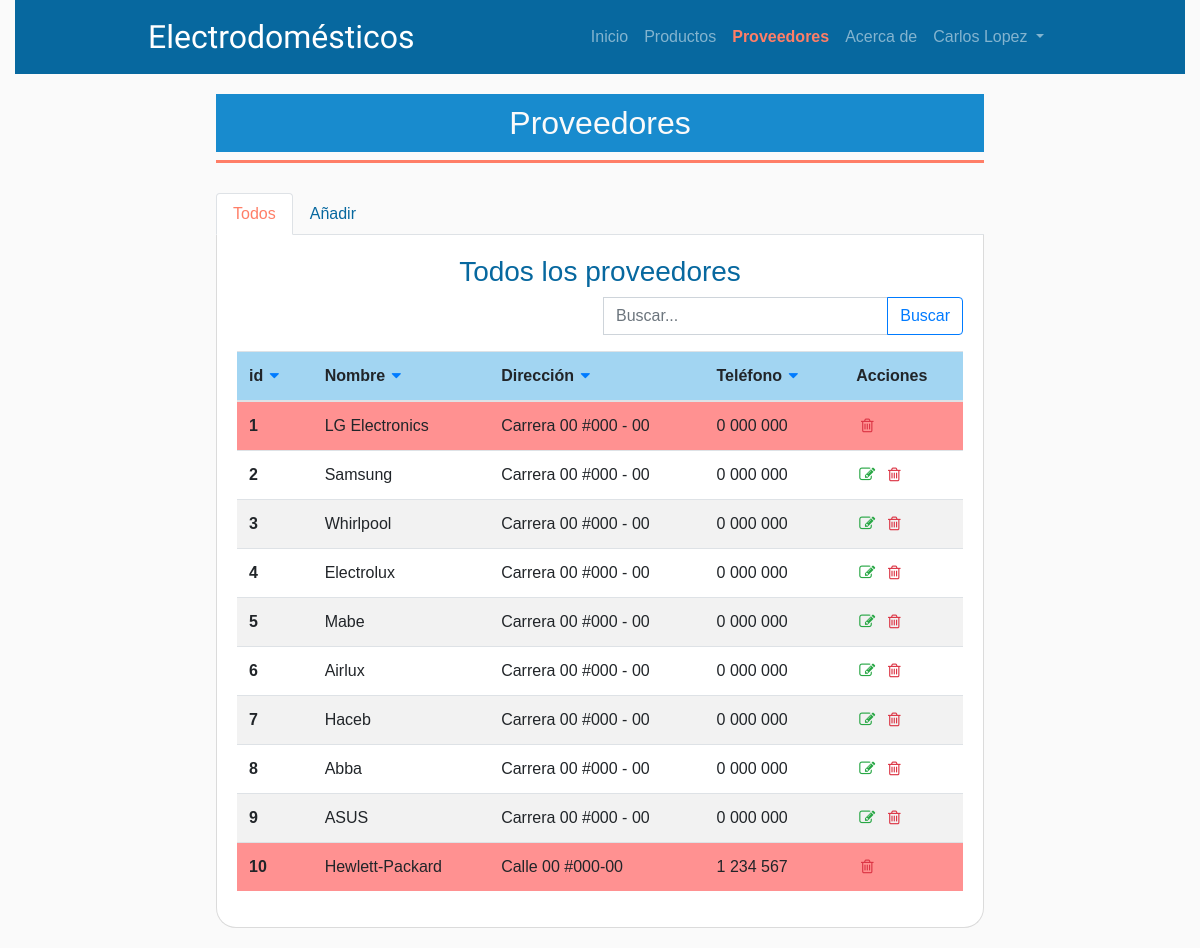
/proveedores (signed in), run on the app's committed database.
### app/models.py (models this page shows, shortened)
class Usuario(db.Model, UserMixin):
    __tablename__ = "usuarios"
    id = db.Column(db.Integer, primary_key=True)
    nombre = db.Column(db.String(50), nullable=False)
    apellido = db.Column(db.String(50), nullable=False)
    correo = db.Column(db.String(100), unique=True, nullable=False)
    contrasena = db.Column(db.String(94), nullable=False)
    rol = db.Column(db.String(5), default='user')
    created_at = db.Column(db.DateTime(), default=datetime.datetime.now())
    movimientos = db.relationship('Movimiento', lazy='dynamic')
    @property
    def password(self):
        pass
    def __str__(self):
        return f"{self.nombre} {self.apellido}"
    @classmethod
    def get_by_id(cls, id):
        return Usuario.query.filter_by(id=id).first()

class Proveedor(db.Model):
    __tablename__ = 'proveedores'
    id = db.Column(db.Integer, primary_key=True)
    nombre = db.Column(db.String(50), nullable=False)
    direccion = db.Column(db.String(50), nullable=True)
    telefono = db.Column(db.String(15), nullable=False)
    estado = db.Column(db.String(10), default='activo')
    productos = db.relationship('Producto', lazy='dynamic')
    @classmethod
    def get_all(cls):
        return Proveedor.query.all()

### app/views.py (the view, shortened to what this page needs)
@page.route('/proveedores', methods=['GET', 'POST'])
@login_required
def proveedores():
    if request.args.get('panel'):
        panel = request.args.get('panel')
    else:
        panel = 'todos'
    proveedores = Proveedor.get_all()
    form = ProviderForm(request.form)
    return render_template('proveedor/index.html', title='Proveedores', proveedores_active='item-active',
                            proveedores=proveedores, panel=panel, form=form)

### app/forms.py
class ProviderForm(Form):
    nombre = StringField('Nombre', [
        validators.length(min=4, max=50, message='Nombre fuera de rango.'),
        validators.DataRequired(message='El nombre es requerido.')
    ])
    direccion = StringField('Dirección', [
        validators.length(min=6, max=50, message='Direccion fuera de rango de caracteres.')
    ])
    telefono = StringField('Teléfono', [
        validators.length(min=4, max=15, message='Teléfono fuera de rango.'),
        validators.DataRequired(message='El teléfono es requerido.')
    ])

### app/views.py (called while the page is built)
@login_manager.user_loader
def load_user(id):
    return Usuario.get_by_id(id)

### app/templates/proveedor/index.html (shortened to what this page needs)
{% from 'helpers/_forms.html' import render_field %}
{% extends 'layout.html' %}
{% block main_content %}
<div class="container-box">
    <a href="{{ url_for('page.proveedores') }}"><h2 class="text-center">Proveedores</h2></a>
    <div class="divisor-line orange"></div>
    <nav>
        <div class="nav nav-tabs" id="nav-tab" role="tablist">
            {%if panel != 'añadir' %}
            <a class="nav-item nav-link active" id="nav-home-tab" data-toggle="tab" href="#nav-home" role="tab"
                aria-controls="nav-home" aria-selected="true">Todos</a>
            <a class="nav-item nav-link" id="nav-profile-tab" data-toggle="tab" href="#nav-profile" role="tab"
                aria-controls="nav-profile" aria-selected="false">Añadir</a>
            {% endif %}
        </div>
    </nav>
    <div class="tab-content" id="nav-tabContent">
        {% if panel and panel != 'añadir' %}
        <div class="tab-pane fade show active" id="nav-home" role="tabpanel" aria-labelledby="nav-general-tab">
        {% else %}
        <div class="tab-pane fade" id="nav-home" role="tabpanel" aria-labelledby="nav-general-tab">
        {% endif %}
            <div class="nav-content">
                <h3 class="text-center">Todos los proveedores</h3>
                <form method="POST" name="search-form">
                    <div class="input-group mb-3">
                        <input type="search" class="form-control" name="buscar" placeholder="Buscar..." aria-label="Buscar..."
                            aria-describedby="button-addon2">
                        <div class="input-group-append">
                            <input class="btn btn-outline-primary" type="submit" id="button-addon2" value="Buscar">
                        </div>
                    </div>
                </form>
                <div class="table-responsive">
                    <table class="table table-striped">
                        <thead class="thead-color">
                            <tr>
                                <th scope="col">id<a href="" class="icon-down-dir"></a></th>
                                <th scope="col">Nombre<a href="" class="icon-down-dir"></a></th>
                                <th scope="col">Dirección<a href="" class="icon-down-dir"></a></th>
                                <th scope="col">Teléfono<a href="" class="icon-down-dir"></a></th>
                                <th scope="col">Acciones</th>
                            </tr>
                        </thead>
                        <tbody>
                            {% for proveedor in proveedores %}
                            {% if proveedor.estado == 'activo' %}
                            <tr>
                            {% else %}
                            <tr class="table-row-deactivate">
                            {% endif %}
                                <th scope="row">{{ proveedor.id }}</th>
                                <td>{{ proveedor.nombre }}</td>
                                <td>{{ proveedor.direccion }}</td>
                                <td>{{ proveedor.telefono }}</td>
                                <td>
                                    {% if proveedor.estado == 'activo' %}
                                    <a href="{{ url_for('page.editar_proveedor', proveedor_id=proveedor.id) }}" data-toggle="tooltip" data-placement="top"
                                        title="Editar proveedor">
                                        <span class="icon-edit text-success"></span>
                                    </a>
                                    {% endif %}
                                    <a href="{{ url_for('page.eliminar_proveedor', proveedor_id=proveedor.id) }}" data-toggle="tooltip"
                                        data-placement="top" title="Eliminar proveedor">
                                        <span class="icon-trash-empty text-danger"></span>
                                    </a>
                                </td>
                            </tr>
                            {% endfor %}
                        </tbody>
                    </table>
                </div>
            </div>
        </div>
    </div>
</div>
{% endblock %}

### app/templates/layout.html (shortened to what this page needs)
<!DOCTYPE html>
<html lang="en">
<head>
    <link rel="stylesheet" href="{{ url_for('static', filename='css/fontello.css') }}">
    <link rel="stylesheet" href="{{ url_for('static', filename='css/bootstrap.min.css') }}" />
    <link rel="stylesheet" href="{{ url_for('static', filename='css/style.css') }}" />
</head>
<body>
    <div class="container-fluid">
        <div class="container-navbar">
            <nav class="navbar navbar-expand-lg navbar-dark bg-dark navbar-blue">
                <a class="navbar-brand" href="{{ url_for('page.index') }}">Electrodomésticos</a>
                <div class="collapse navbar-collapse" id="navbarSupportedContent">
                    <ul class="navbar-nav ml-auto">
                        <li class="nav-item {{ inicio_active }}">
                            <a class="nav-link" href="{{ url_for('page.index') }}">Inicio <span class="sr-only">(current)</span></a>
                        </li>
                        {% if current_user.is_authenticated %}
                        <li class="nav-item {{ productos_active }}">
                            <a class="nav-link" href="{{ url_for('page.productos') }}">Productos</a>
                        </li>
                        <li class="nav-item {{ proveedores_active }}">
                            <a class="nav-link" href="{{ url_for('page.proveedores') }}">Proveedores</a>
                        </li>
                        {% endif %}
                        <li class="nav-item {{ acerca_active }}">
                            <a class="nav-link" href="{{ url_for('page.index') }}#about" tabindex="-1" aria-disabled="true">Acerca de</a>
                        </li>
                        <li class="nav-item dropdown {{ usuario_active}}">
                            <a class="nav-link dropdown-toggle" href="#" id="navbarDropdown" role="button" data-toggle="dropdown"
                                aria-haspopup="true" aria-expanded="false">
                                {% if current_user.is_authenticated %}
                                    {{ current_user }}
                                {% else %}
                                    Cuenta
                                {% endif %}
                            </a>
                        </li>
                    </ul>
                </div>
            </nav>
        </div>
        <main>
            {% block main_content %}
            {% endblock %}
        </main>
    </div>
</body>
</html>

### app/static/css/style.css (style rules this page uses)
:root { --azul-oscuro: #07689F; --azul-oscuro-hover: #188bce; --azul-claro: #A2D5F2; --naranja-claro: #FF7E67; --naranja-oscuro: #d1391e; --blanco: #FAFAFA; --gris-hover: #dbdbdb; --gray-border: #b1b1b1; --negro: #111111; }
body { background-color: var(--blanco); font-family: sans-serif; font-size: 16px; color: var(--blanco); }
.container-navbar { width: 100%; background-color: var(--azul-oscuro); }
.navbar { width: 100%; margin: 0 auto; }
.navbar-dark { background-color: var(--azul-oscuro) !important; }
.navbar-brand { font-family: 'Lobster', cursive; font-size: 1.75rem; }
.item-active .nav-link { font-weight: bold; color: var(--naranja-claro) !important; }
.divisor-line { width: 100%; height: 3px; background-color: var(--azul-oscuro); margin-top: 50px; }
.orange { background-color: var(--naranja-claro); margin-bottom: 30px; margin-top: 0; }
.container-box { max-width: 768px; margin: 20px auto; }
.container-box h2 { color: var(--blanco); background-color: var(--azul-oscuro-hover); padding: 10px; }
.nav-tabs a { color: var(--azul-oscuro); }
.nav-tabs .active { color: var(--naranja-claro) !important; }
.tab-content { background-color: white; padding: 20px; border: 1px solid var(--gris-hover); border-top: none; border-radius: 0px 0px 20px 20px; }
.nav-content h3 { color: var(--azul-oscuro); }
.thead-color { background-color: var(--azul-claro) !important; }
table span { color: var(--azul-oscuro-hover); }
.table-row-deactivate { background-color: #FF9191 !important; }
.input-group { width: 100%; max-width: 360px; float: right; }
@media (min-width: 481px) { .navbar-brand { font-size: 2rem; } }
@media (min-width: 769px) { .navbar { width: 90%; } }
@media (min-width: 769px) { .nav-content { max-width: 768px; margin: 0 auto; } }
@media (min-width: 1025px) { .navbar { width: 80%; } }

### data on the page
Usuario: nombre+apellido "Carlos Lopez"
Proveedor: id "1", nombre "LG Electronics", direccion "Carrera 00 #000 - 00", telefono "0 000 000"
Proveedor: id "2", nombre "Samsung", direccion "Carrera 00 #000 - 00", telefono "0 000 000"
Proveedor: id "3", nombre "Whirlpool", direccion "Carrera 00 #000 - 00", telefono "0 000 000"
Proveedor: id "4", nombre "Electrolux", direccion "Carrera 00 #000 - 00", telefono "0 000 000"
Proveedor: id "5", nombre "Mabe", direccion "Carrera 00 #000 - 00", telefono "0 000 000"
Proveedor: id "6", nombre "Airlux", direccion "Carrera 00 #000 - 00", telefono "0 000 000"
Proveedor: id "7", nombre "Haceb", direccion "Carrera 00 #000 - 00", telefono "0 000 000"
Proveedor: id "8", nombre "Abba", direccion "Carrera 00 #000 - 00", telefono "0 000 000"
Proveedor: id "9", nombre "ASUS", direccion "Carrera 00 #000 - 00", telefono "0 000 000"
Proveedor: id "10", nombre "Hewlett-Packard", direccion "Calle 00 #000-00", telefono "1 234 567"
